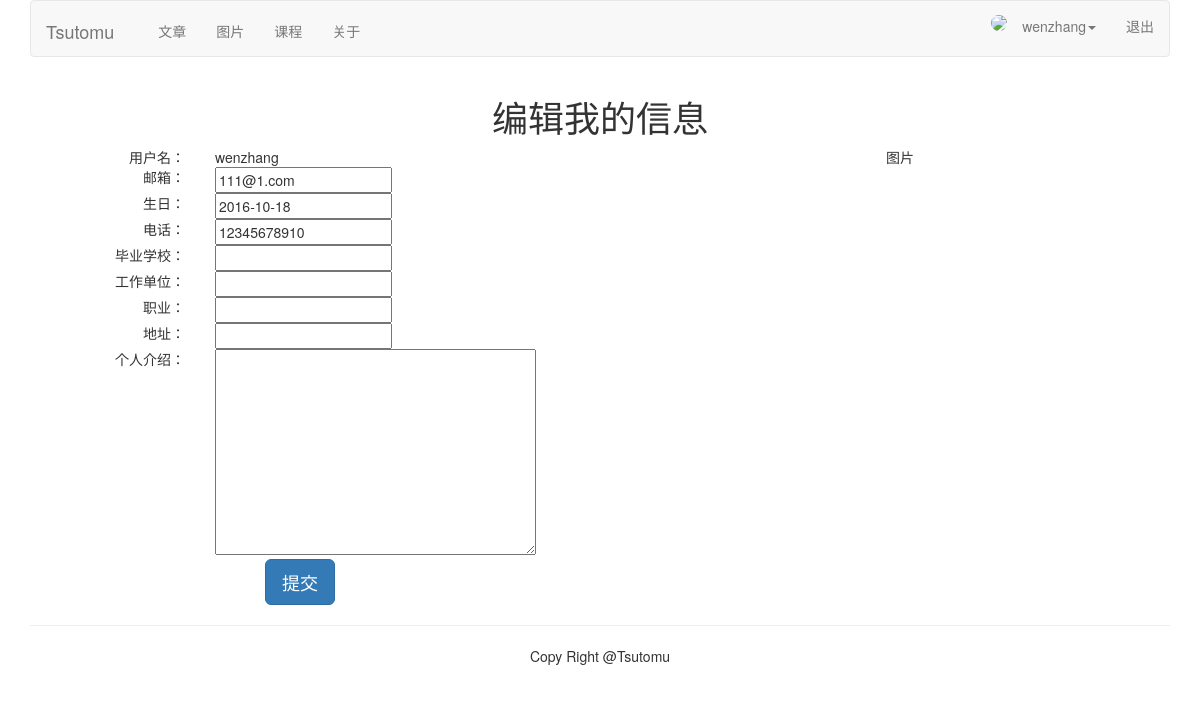
Page /account/edit_my_information/ (signed in) on the earlier database version.
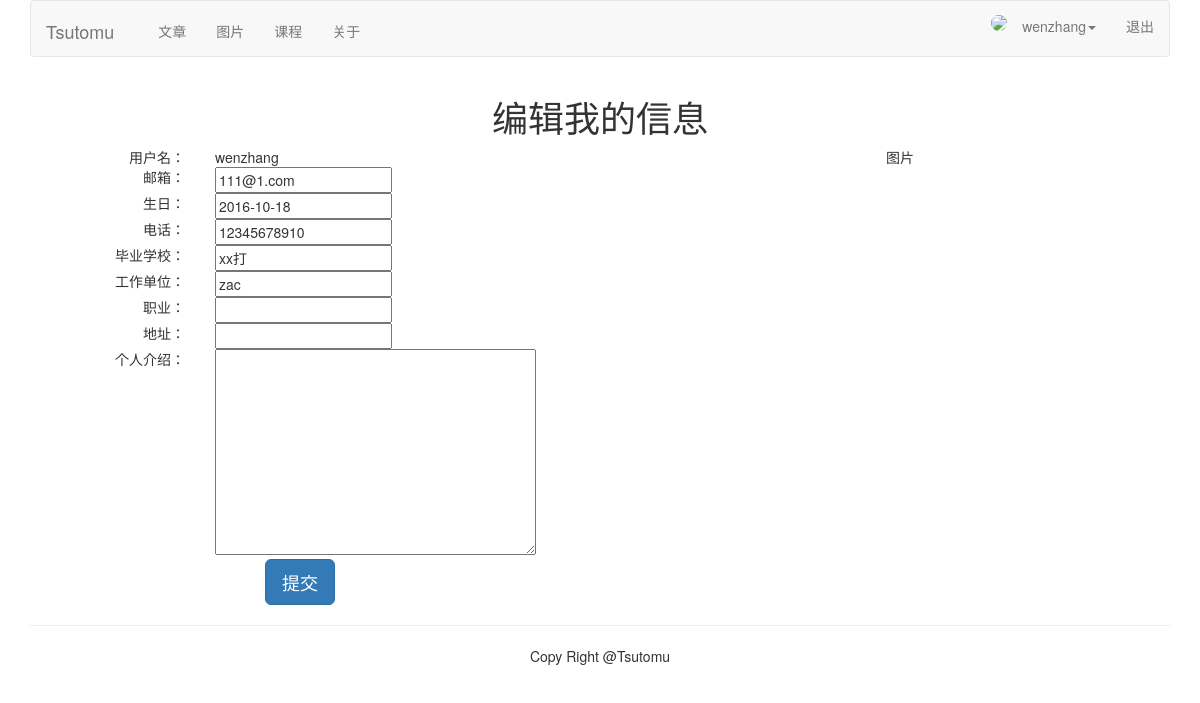
Same page on the later database version.
### account/models.py (models this page shows, shortened)
class UserInfo(models.Model):
    user = models.OneToOneField(User,unique = True,on_delete=models.CASCADE)
    school = models.CharField(max_length = 100,blank = True)
    company = models.CharField(max_length = 100,blank = True)
    profession = models.CharField(max_length = 100,blank = True)
    address = models.CharField(max_length = 100,blank = True)
    aboutme = models.TextField(blank=True)
    photo = models.ImageField(blank =True)

### account/views.py (the view)
@login_required(login_url = '/account/login/')
def myself_edit(request):
    user = User.objects.get(username = request.user.username)
    userprofile = UserProfile.objects.get(user=user)
    userinfo = UserInfo.objects.get(user=user)
    if request.method == "POST":
        user_form = UserForm(request.POST)
        userprofile_form = UserProfileForm(request.POST)
        userinfo_form = UserInfoForm(request.POST)
        if user_form.is_valid() & userprofile_form.is_valid() & userinfo_form.is_valid():
            user_cd = user_form.cleaned_data
            userprofile_cd = userprofile_form.cleaned_data
            userinfo_cd = userinfo_form.cleaned_data
            user.email = user_cd['email']
            userprofile.birth = userprofile_cd["birth"]
            userprofile.phone = userprofile_cd["phone"]
            userinfo.school = userinfo_cd['school']
            userinfo.company = userinfo_cd['company']
            userinfo.profession = userinfo_cd['profession']
            userinfo.address = userinfo_cd['address']
            userinfo.aboutme = userinfo_cd['aboutme']
            user.save()
            userprofile.save()
            userinfo.save()
        return HttpResponseRedirect('/account/my_information')
    else:
        user_form = UserForm(instance = request.user)
        userprofile_form = UserProfileForm(initial={"birth":userprofile.birth,"phone":userprofile.phone})
        userinfo_form = UserInfoForm(initial={"school":userinfo.school,
        "company":userinfo.company,"profession":userinfo.profession,
        "address":userinfo.address,"aboutme":userinfo.aboutme})
        return render(request,"account/myself_edit.html",{"user_form":user_form,"userprofile_form":userprofile_form,"userinfo_form":userinfo_form})

### account/forms.py
class UserForm(forms.ModelForm):
    class Meta:
        model = User
        fields = ("email",)

class UserProfileForm(forms.ModelForm):
    class Meta:
        model = UserProfile
        fields = ("phone","birth")

### templates/account/myself_edit.html (shortened to what this page needs)
{% extends "base.html" %}
{% block content %}
    <div class="row text-center vertical-middle-sm">
        <h1>
           编辑我的信息
        </h1>
        <div class="row">
            <div class="col-md-6">
                <form action="." class="form-horizontal" method="POST">
                <div class="row">
                    <div class="col-md-4 text-right"><span>用户名：</span></div>
                    <div class="col-md-4 text-left">{{user.username}}</div>
                </div>
                <div class="row">
                    <div class="col-md-4 text-right"><span>邮箱：</span></div>
                    <div class="col-md-4 text-left">{{user_form.email}}</div>
                </div>
                <div class="row">
                    <div class="col-md-4 text-right"><span>生日：</span></div>
                    <div class="col-md-4 text-left">{{userprofile_form.birth}}</div>
                </div>
                <div class="row">
                    <div class="col-md-4 text-right"><span>电话：</span></div>
                    <div class="col-md-4 text-left">{{userprofile_form.phone}}</div>
                </div>
                <div class="row">
                    <div class="col-md-4 text-right"><span>毕业学校：</span></div>
                    <div class="col-md-4 text-left">{{userinfo_form.school}}</div>
                </div>
                <div class="row">
                    <div class="col-md-4 text-right"><span>工作单位：</span></div>
                    <div class="col-md-4 text-left">{{userinfo_form.company}}</div>
                </div>
                <div class="row">
                    <div class="col-md-4 text-right"><span>职业：</span></div>
                    <div class="col-md-4 text-left">{{userinfo_form.profession}}</div>
                </div>
                <div class="row">
                    <div class="col-md-4 text-right"><span>地址：</span></div>
                    <div class="col-md-4 text-left">{{userinfo_form.address}}</div>
                </div>
                <div class="row">
                    <div class="col-md-4 text-right"><span>个人介绍：</span></div>
                    <div class="col-md-4 text-left">{{userinfo_form.aboutme}}</div>
                </div>
                <div class="row">
                    <input type="submit" class="btn btn-primary btn-lg" value="提交">
                </div>
            </form>
            </div>
            <div class="col-md-6">
                <p>图片</p>
            </div>
        </div>
    </div>
{% endblock content %}

Differences in the rows shown:
now on this page (row edited): UserInfo: school "xx打", company "zac"
